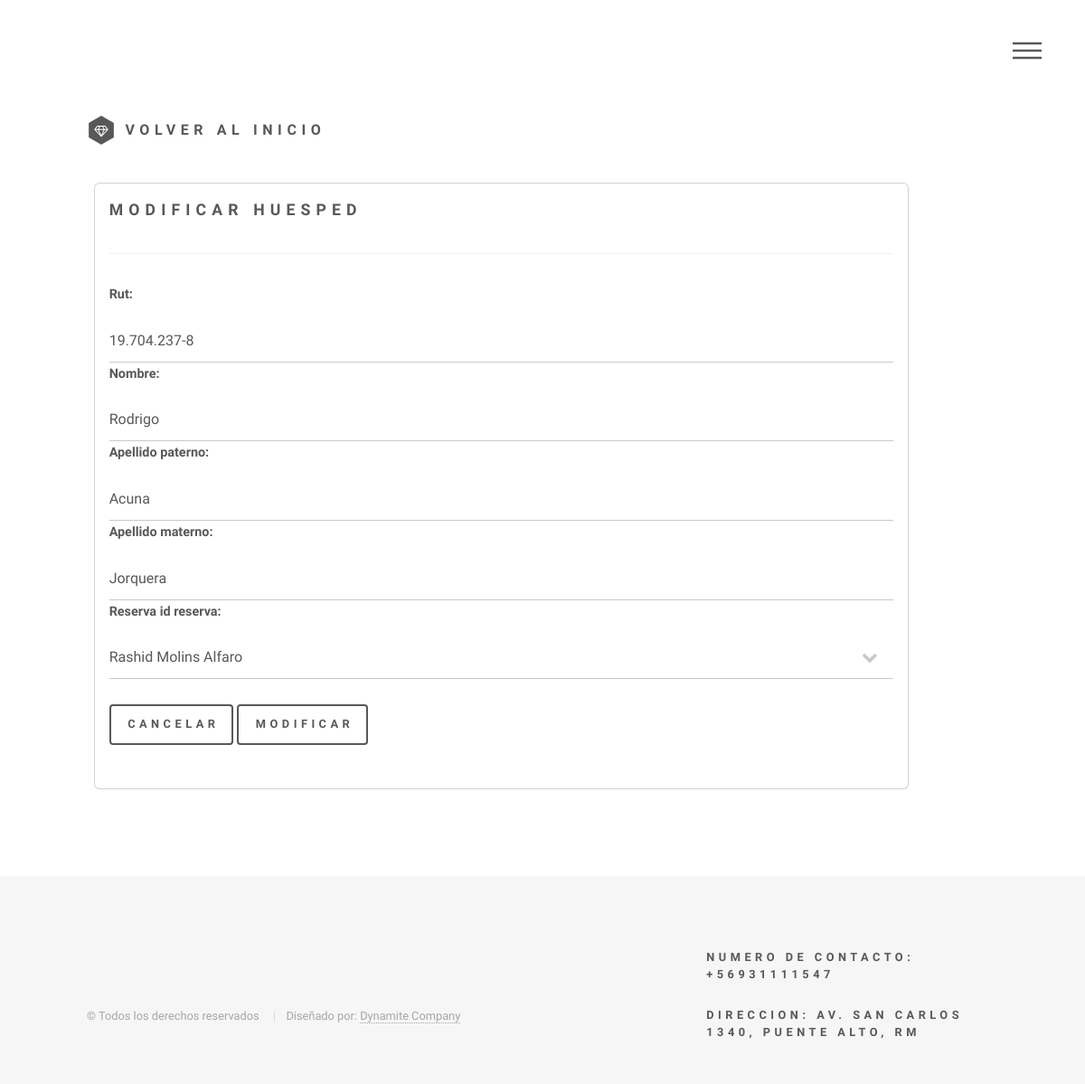
The page /modificar-huesped/19.704.237-8/ on the database its author committed.
### app/models.py (models this page shows, shortened)
class Huesped(models.Model):
    rut = models.CharField(primary_key=True, max_length=20)
    nombre = models.CharField(max_length=20)
    apellido_paterno = models.CharField(max_length=20)
    apellido_materno = models.CharField(max_length=20)
    reserva_id_reserva = models.ForeignKey(Reserva, models.PROTECT)
    class Meta:
        verbose_name = "Huesped"
        verbose_name_plural = "Huespedes"

class Reserva(models.Model):
    id_reserva = models.AutoField(primary_key=True)
    nombre = models.CharField(max_length=20)
    apellidos = models.CharField(max_length=40)
    fecha_reserva = models.DateField()
    email = models.CharField(max_length=40)
    fecha_ingreso = models.DateField()
    fecha_salida = models.DateField()
    telefono_contacto = models.CharField(max_length=15)
    precio_nro_habi = models.ForeignKey(HabitacionPrecio, models.PROTECT)
    tipo_habitacion = models.ForeignKey(TipoHabitacion, models.PROTECT)
    servicio_comedor = models.ForeignKey(Minuta, models.PROTECT)
    cliente_rut = models.ForeignKey(Cliente, models.PROTECT)
    id_promocion = models.ForeignKey(Promociones, models.PROTECT)
    class Meta:
        verbose_name = "Reserva"
        verbose_name_plural = "Reservas"
    def __str__(self) :
        return self.nombre + '  ' + self.apellidos

### app/views.py (the view, shortened to what this page needs)
# urls.py: path('modificar-huesped/<id>/', modificar_huesped, name="modificar_huesped"),
def modificar_huesped(request, id):
    huesped = get_object_or_404(Huesped, rut=id)
    data = {
        'form': HuespedForm(instance=huesped)
    }
    return render(request, 'app/huesped/modificar.html', data)

### app/forms.py
class HuespedForm(forms.ModelForm):
    class Meta:
        model = Huesped
        fields = '__all__'
        widgets = {
            "fecha_reserva" : forms.SelectDateWidget(),
            "fecha_ingreso" : forms.SelectDateWidget(),
            "fecha_salida" : forms.SelectDateWidget()
        }

### app/templates/app/huesped/modificar.html (shortened to what this page needs)
{% extends 'app/base.html' %}
{% block contenido1 %}
	<a href="{% url 'home' %}" class="logo">
		<span class="symbol"><img src="/../media/logo.svg" alt="" /></span><span
			class="title">Volver al Inicio</span>
	</a>
{% endblock %}
{% block contenido %}
<div class="row">
    <div class="col-9 col-md-7 offset-md-1">
        <div class="card">
            <div class="card-body">
                <h2>Modificar huesped</h2>
                <hr>
                <form action="" method="post">
                    {{ form }}
                    <br>
                    <input type="reset" value="Cancelar">
                    <input type="submit" value="Modificar">
            </div>
        </div>
    </div>
</div>
{% endblock %}

### rows shown on the page
Huesped: rut "19.704.237-8", nombre "Rodrigo", apellido_paterno "Acuna", apellido_materno "Jorquera", reserva_id_reserva "Rashid Molins Alfaro"
